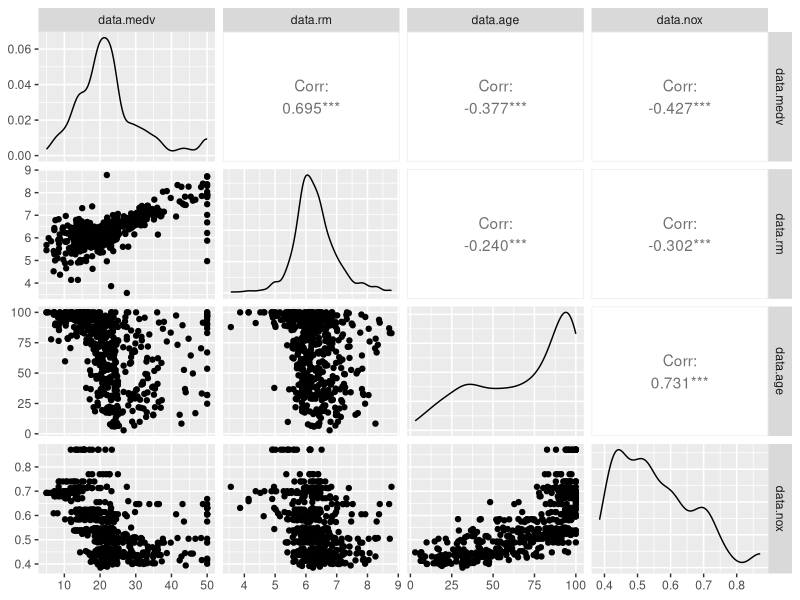

Recreate this plot in R.
## ---- chunk 1
knitr::opts_chunk$set(echo = TRUE)
## ---- chunk 2
library(MASS)
data(Boston)
data = Boston

model = lm(medv ~ rm + age,data=data)
summary(model)

cor_matrix = cor(data.frame(data$medv, data$rm, data$age))
print(cor_matrix)
model2 = lm(medv ~ rm + age + nox, data=data)
summary(model2)
library(GGally)
ggpairs(data.frame(data$medv, data$rm, data$age, data$nox))
